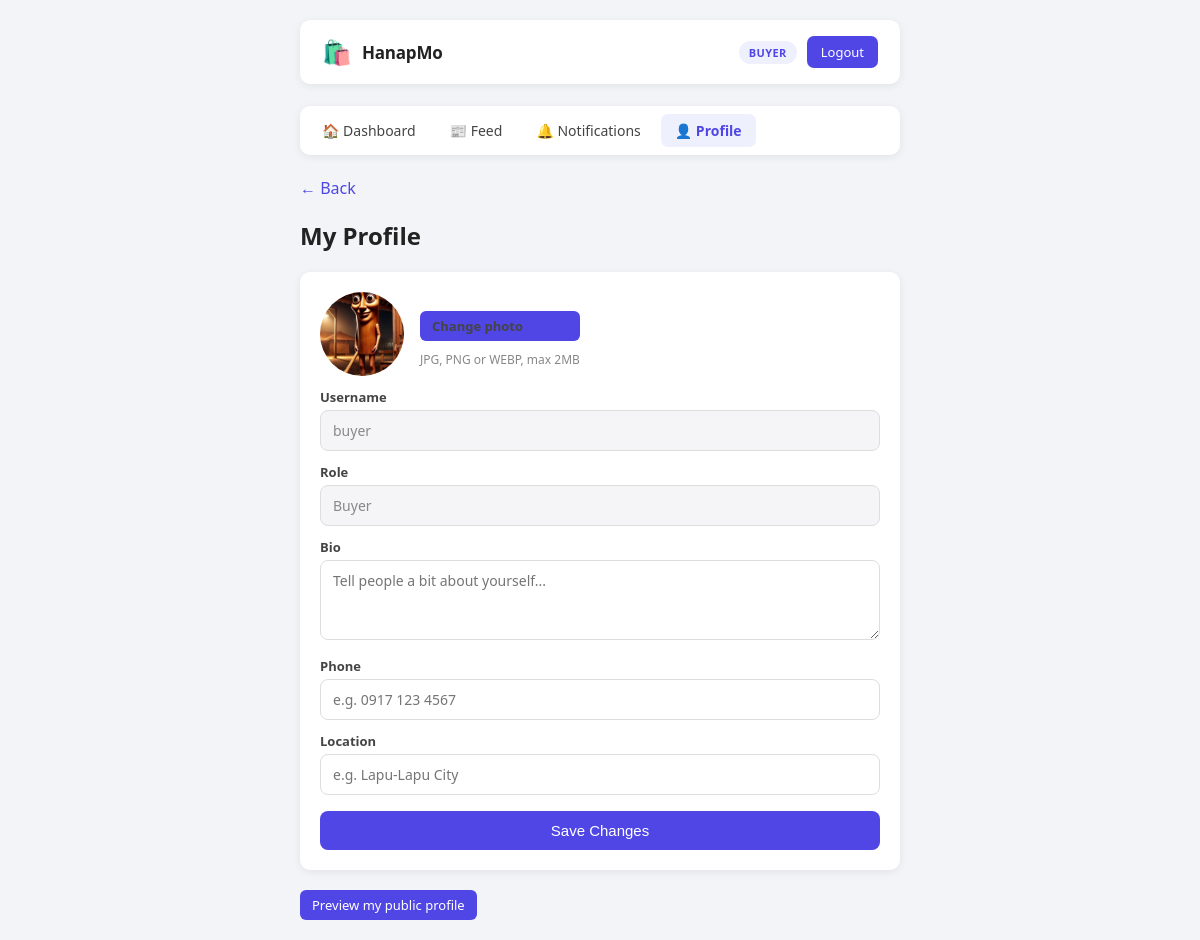
The app's page /profile.php (signed in) with its own data.
### tables this page shows
CREATE TABLE `users` (
  `id` int(11) NOT NULL,
  `username` varchar(50) NOT NULL,
  `password` varchar(255) NOT NULL,
  `role` varchar(20) NOT NULL,
  `avatar` varchar(255) DEFAULT NULL,
  `bio` text DEFAULT NULL,
  `phone` varchar(30) DEFAULT NULL,
  `location` varchar(120) DEFAULT NULL
);

### profile.php (the view, shortened to what this page needs)
<?php
require "config.php";
require "avatar_helper.php";
$user_id = $_SESSION["user_id"];
$stmt = $pdo->prepare("SELECT * FROM users WHERE id = ?");
$stmt->execute([$user_id]);
$user = $stmt->fetch(PDO::FETCH_ASSOC);
$backLink = $_SESSION["role"] === "buyer" ? "buyer.php" : "seller.php";
?>
<!DOCTYPE html>
<html>
<head>
  <link rel="stylesheet" href="Styles/profile.css">
</head>
<body class="wide">
<div class="page">
  <?php include "header.php"; ?>
  <a href="<?= $backLink ?>">&larr; Back</a>
  <h2>My Profile</h2>
  <div class="profile-card">
    <form method="POST" enctype="multipart/form-data">
      <div class="avatar-row">
        <?php render_avatar($user["username"], $user["avatar"], 84); ?>
        <div class="avatar-upload">
          <label class="btn-small file-label">
            Change photo
          </label>
          <span class="hint">JPG, PNG or WEBP, max 2MB</span>
        </div>
      </div>
      <label>Username</label>
      <input value="<?= htmlspecialchars($user["username"]) ?>" disabled>
      <label>Role</label>
      <input value="<?= htmlspecialchars(ucfirst($user["role"])) ?>" disabled>
      <label>Bio</label>
      <textarea name="bio" placeholder="Tell people a bit about yourself..."><?= htmlspecialchars($user["bio"] ?? "") ?></textarea>
      <label>Phone</label>
      <input name="phone" placeholder="e.g. 0917 123 4567" value="<?= htmlspecialchars($user["phone"] ?? "") ?>">
      <label>Location</label>
      <input name="location" placeholder="e.g. Lapu-Lapu City" value="<?= htmlspecialchars($user["location"] ?? "") ?>">
      <button type="submit">Save Changes</button>
    </form>
  </div>
  <a class="btn-small" href="view_profile.php?id=<?= $user_id ?>">Preview my public profile</a>
</div>
</body>
</html>

### avatar_helper.php
<?php
function render_avatar($username, $avatarPath, $size = 40) {
    $style = "width:{$size}px;height:{$size}px;";
    if ($avatarPath && file_exists(__DIR__ . "/" . $avatarPath)) {
        echo '<img class="avatar-img" style="' . $style . '" src="' . htmlspecialchars($avatarPath) . '" alt="">';
    } else {
        $initial = strtoupper(substr($username, 0, 1));
        $fontSize = round($size * 0.42);
        echo '<div class="avatar-fallback" style="' . $style . 'font-size:' . $fontSize . 'px;">' . htmlspecialchars($initial) . '</div>';
    }
}

### Styles/profile.css (style rules this page uses)
* { box-sizing: border-box; }
body.wide { font-family: 'Segoe UI', Arial, sans-serif; align-items: flex-start; background: #f2f4f7; margin: 0; min-height: 100vh; }
.page { width: 100%; max-width: 640px; margin: 0 auto; padding: 20px; }
a { color: #4f46e5; text-decoration: none; }
h2 { color: #222; }
.avatar-img { border-radius: 50%; object-fit: cover; display: block; }
.profile-card { background: #fff; padding: 20px; border-radius: 10px; margin: 16px 0 20px; box-shadow: 0 2px 8px rgba(0,0,0,0.07); text-align: left; }
.profile-card label { display: block; font-size: 13px; font-weight: 600; color: #444; margin: 12px 0 4px; }
.profile-card input, .profile-card textarea { width: 100%; padding: 10px 12px; border: 1px solid #ddd; border-radius: 8px; font-size: 14px; font-family: inherit; }
.profile-card input:disabled { background: #f5f5f7; color: #888; }
.profile-card textarea { min-height: 80px; resize: vertical; }
.profile-card button { margin-top: 16px; padding: 11px; width: 100%; background: #4f46e5; color: #fff; border: none; border-radius: 8px; font-size: 15px; font-weight: 500; cursor: pointer; }
.avatar-row { display: flex; align-items: center; gap: 16px; margin-bottom: 8px; }
.avatar-upload { display: flex; flex-direction: column; gap: 6px; }
.file-label { width: auto; display: inline-block; cursor: pointer; }
.hint { font-size: 12px; color: #888; }
.btn-small { background: #4f46e5; color: #fff; padding: 6px 12px; border-radius: 6px; font-size: 13px; text-decoration: none; display: inline-block; }

### records on screen
users: avatar (picture), username "buyer", role "Buyer"

### other values on screen
$_SESSION["role"] "BUYER"
